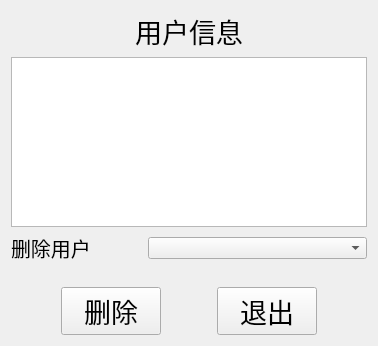
<?xml version="1.0" encoding="UTF-8"?>
<ui version="4.0">
 <class>ExistingSaleUser</class>
 <widget class="QWidget" name="ExistingSaleUser">
  <property name="geometry">
   <rect>
    <x>0</x>
    <y>0</y>
    <width>378</width>
    <height>346</height>
   </rect>
  </property>
  <property name="windowTitle">
   <string>Form</string>
  </property>
  <layout class="QVBoxLayout" name="verticalLayout_2">
   <item>
    <layout class="QVBoxLayout" name="verticalLayout">
     <item>
      <widget class="QLabel" name="label">
       <property name="font">
        <font>
         <pointsize>20</pointsize>
        </font>
       </property>
       <property name="focusPolicy">
        <enum>Qt::NoFocus</enum>
       </property>
       <property name="contextMenuPolicy">
        <enum>Qt::DefaultContextMenu</enum>
       </property>
       <property name="layoutDirection">
        <enum>Qt::LeftToRight</enum>
       </property>
       <property name="text">
        <string>用户信息</string>
       </property>
       <property name="alignment">
        <set>Qt::AlignCenter</set>
       </property>
      </widget>
     </item>
     <item>
      <spacer name="verticalSpacer_3">
       <property name="orientation">
        <enum>Qt::Vertical</enum>
       </property>
       <property name="sizeHint" stdset="0">
        <size>
         <width>355</width>
         <height>13</height>
        </size>
       </property>
      </spacer>
     </item>
     <item>
      <widget class="QTableView" name="tableView"/>
     </item>
     <item>
      <layout class="QHBoxLayout" name="horizontalLayout_2" stretch="2,1,5">
       <item>
        <widget class="QLabel" name="label_2">
         <property name="font">
          <font>
           <pointsize>15</pointsize>
          </font>
         </property>
         <property name="text">
          <string>删除用户</string>
         </property>
        </widget>
       </item>
       <item>
        <spacer name="horizontalSpacer_6">
         <property name="orientation">
          <enum>Qt::Horizontal</enum>
         </property>
         <property name="sizeHint" stdset="0">
          <size>
           <width>40</width>
           <height>20</height>
          </size>
         </property>
        </spacer>
       </item>
       <item>
        <widget class="QComboBox" name="cbUsers"/>
       </item>
      </layout>
     </item>
     <item>
      <spacer name="verticalSpacer_2">
       <property name="orientation">
        <enum>Qt::Vertical</enum>
       </property>
       <property name="sizeHint" stdset="0">
        <size>
         <width>20</width>
         <height>40</height>
        </size>
       </property>
      </spacer>
     </item>
     <item>
      <layout class="QHBoxLayout" name="horizontalLayout" stretch="1,2,1,2,1">
       <item>
        <spacer name="horizontalSpacer_5">
         <property name="orientation">
          <enum>Qt::Horizontal</enum>
         </property>
         <property name="sizeHint" stdset="0">
          <size>
           <width>40</width>
           <height>20</height>
          </size>
         </property>
        </spacer>
       </item>
       <item>
        <widget class="QPushButton" name="btnDelete">
         <property name="font">
          <font>
           <pointsize>20</pointsize>
          </font>
         </property>
         <property name="text">
          <string>删除</string>
         </property>
        </widget>
       </item>
       <item>
        <spacer name="horizontalSpacer_3">
         <property name="orientation">
          <enum>Qt::Horizontal</enum>
         </property>
         <property name="sizeHint" stdset="0">
          <size>
           <width>40</width>
           <height>20</height>
          </size>
         </property>
        </spacer>
       </item>
       <item>
        <widget class="QPushButton" name="btnExit">
         <property name="font">
          <font>
           <pointsize>20</pointsize>
          </font>
         </property>
         <property name="text">
          <string>退出</string>
         </property>
        </widget>
       </item>
       <item>
        <spacer name="horizontalSpacer_2">
         <property name="orientation">
          <enum>Qt::Horizontal</enum>
         </property>
         <property name="sizeHint" stdset="0">
          <size>
           <width>40</width>
           <height>20</height>
          </size>
         </property>
        </spacer>
       </item>
      </layout>
     </item>
    </layout>
   </item>
  </layout>
 </widget>
 <resources/>
 <connections/>
</ui>
